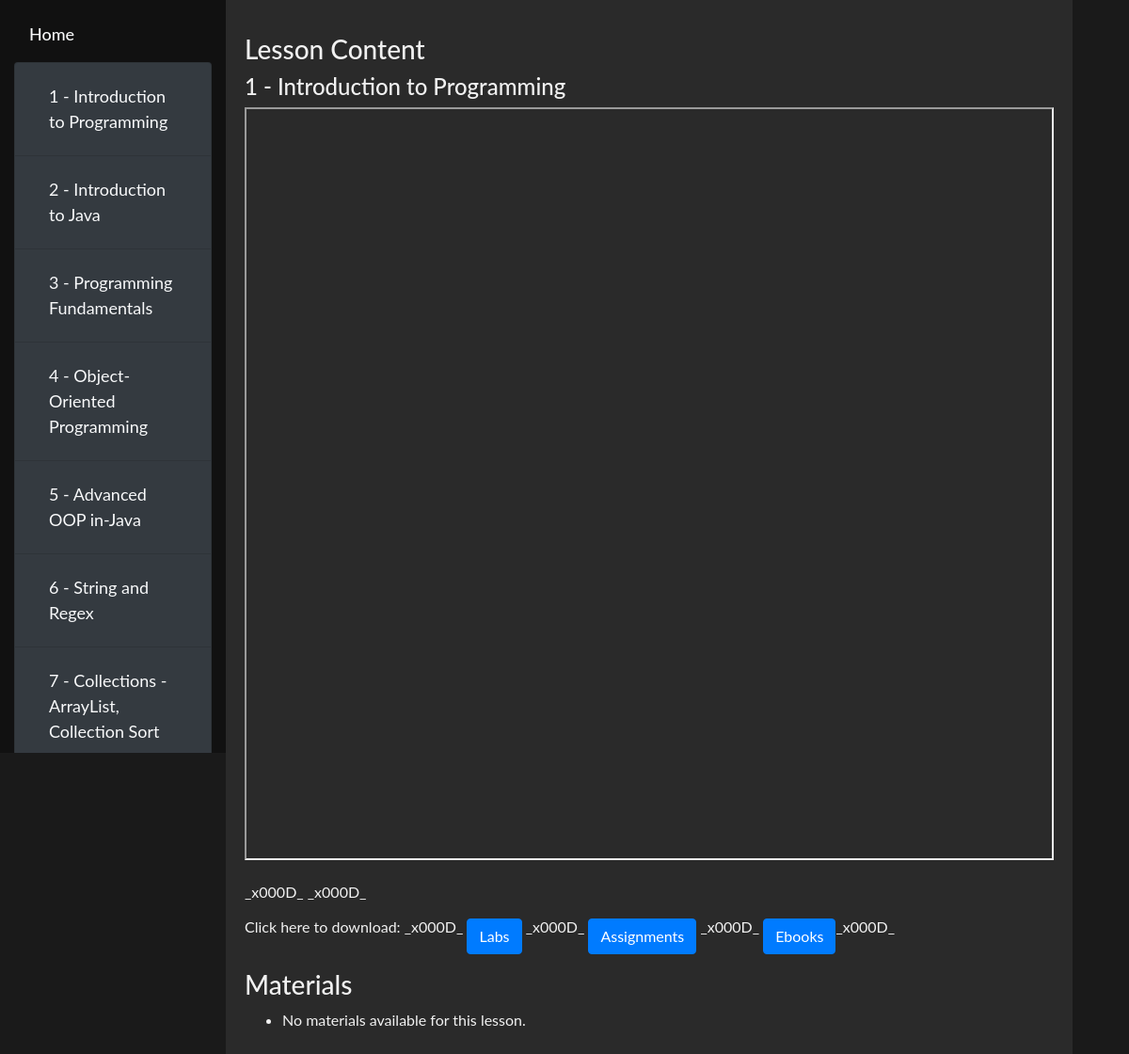
/student_materials/subject/1/, run on the app's committed database.
### subject/models.py (models this page shows, shortened)
class Lesson(models.Model):
    subject = models.ForeignKey(Subject, on_delete=models.CASCADE, related_name='lessons')
    title = models.CharField(max_length=255)
    description = models.TextField(blank=True)  # This field can be blank
    content = RichTextField()  # Rich text editor for composing lectures
    created_at = models.DateTimeField(auto_now_add=True)

### student_materials/views.py (the view)
# urls.py: path('subject/<int:subject_id>/', views.subject_detail, name='subject_detail'),
def subject_detail(request, subject_id):
    subject = get_object_or_404(Subject, id=subject_id)
    lessons = subject.lessons.all().order_by('title')
    return render(request, 'subject/subject_detail.html', {'subject': subject, 'lessons': lessons})

### student_materials/templates/subject/subject_detail.html (shortened to what this page needs)
<!DOCTYPE html>
<html lang="en">
<head>
    <link rel="stylesheet" href="https://cdnjs.cloudflare.com/ajax/libs/font-awesome/4.7.0/css/font-awesome.min.css">
    <link rel="stylesheet" href="https://stackpath.bootstrapcdn.com/bootstrap/4.5.2/css/bootstrap.min.css">
</head>
<body>
<div class="container-fluid">
    <div class="row">
        <div class="col-md-3 sidebar">
            <h2 class="text-light">
                <a href="{% url 'student_materials:subject_list' %}" class="text-light">Home</a>
            </h2>
            <ul class="list-group">
                {% for lesson in lessons %}
                    <li class="list-group-item bg-dark">
                        <a href="#" data-lesson-id="{{ lesson.id }}" class="text-light lesson-link">{{ lesson.title }}</a>
                    </li>
                {% empty %}
                    <li class="list-group-item bg-dark text-light">No lessons available for this subject.</li>
                {% endfor %}
            </ul>
        </div>
        <div class="col-md-9 main">
            <div class="row">
                <div class="col-12">
                    <h3>Lesson Content</h3>
                    {% if lessons %}
                        {% for lesson in lessons %}
                            <div id="lesson-{{ lesson.id }}" class="lesson-content" style="display:none;">
                                <h4>{{ lesson.title }}</h4>
                                <div>{{ lesson.content|safe }}</div>
                                <h3>Materials</h3>
                                <ul>
                                    {% for material in lesson.materials.all %}
                                        <li>
                                            {% if material.file %}
                                                <a href="{{ material.file.url }}" target="_blank" class="text-primary">{{ material.file.name }}</a>
                                            {% elif material.google_drive_link %}
                                                <a href="{{ material.google_drive_link }}" target="_blank" class="text-primary">{{ material.material_type }} - Google Drive Link</a>
                                            {% else %}
                                                No material available.
                                            {% endif %}
                                        </li>
                                    {% empty %}
                                        <li>No materials available for this lesson.</li>
                                    {% endfor %}
                                </ul>
                            </div>
                        {% endfor %}
                    {% endif %}
                </div>
            </div>
        </div>
    </div>
</div>
</body>
</html>

### student_materials/templates/subject/subject_detail.html (style rules this page uses)
body { font-family: "Lato", sans-serif; background-color: #1a1a1a; color: #f1f1f1; }
.sidebar { height: 100vh; background-color: #111; padding-top: 16px; position: fixed; z-index: 1; overflow-y: auto; width: 20%; }
.sidebar a { padding: 10px 16px; text-decoration: none; font-size: 18px; color: #818181; display: block; }
.main { margin-left: 20%; padding: 20px; background-color: #2a2a2a; min-height: 100vh; }

### data on the page
Lesson: title "1 - Introduction to Programming", content "_x000D_ _x000D_ Click here to download: _x000D_ Labs _x000D_ Assignments _x000D_ Ebooks _x000D_"
Lesson: title "2 - Introduction to Java"
Lesson: title "3 - Programming Fundamentals"
Lesson: title "4 - Object-Oriented Programming"
Lesson: title "5 - Advanced OOP in-Java"
Lesson: title "6 - String and Regex"
Lesson: title "7 - Collections - ArrayList, Collection Sort"
